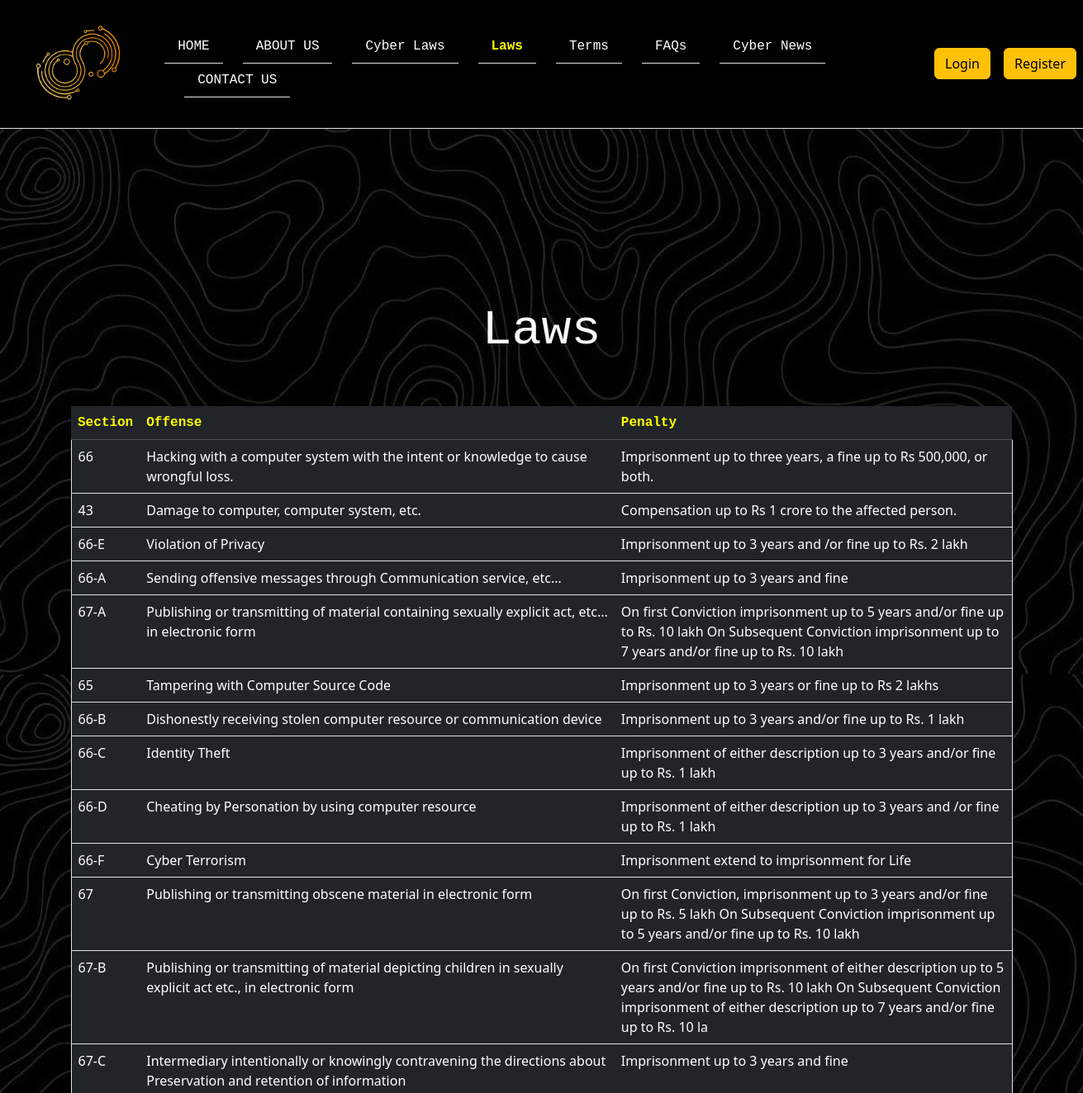
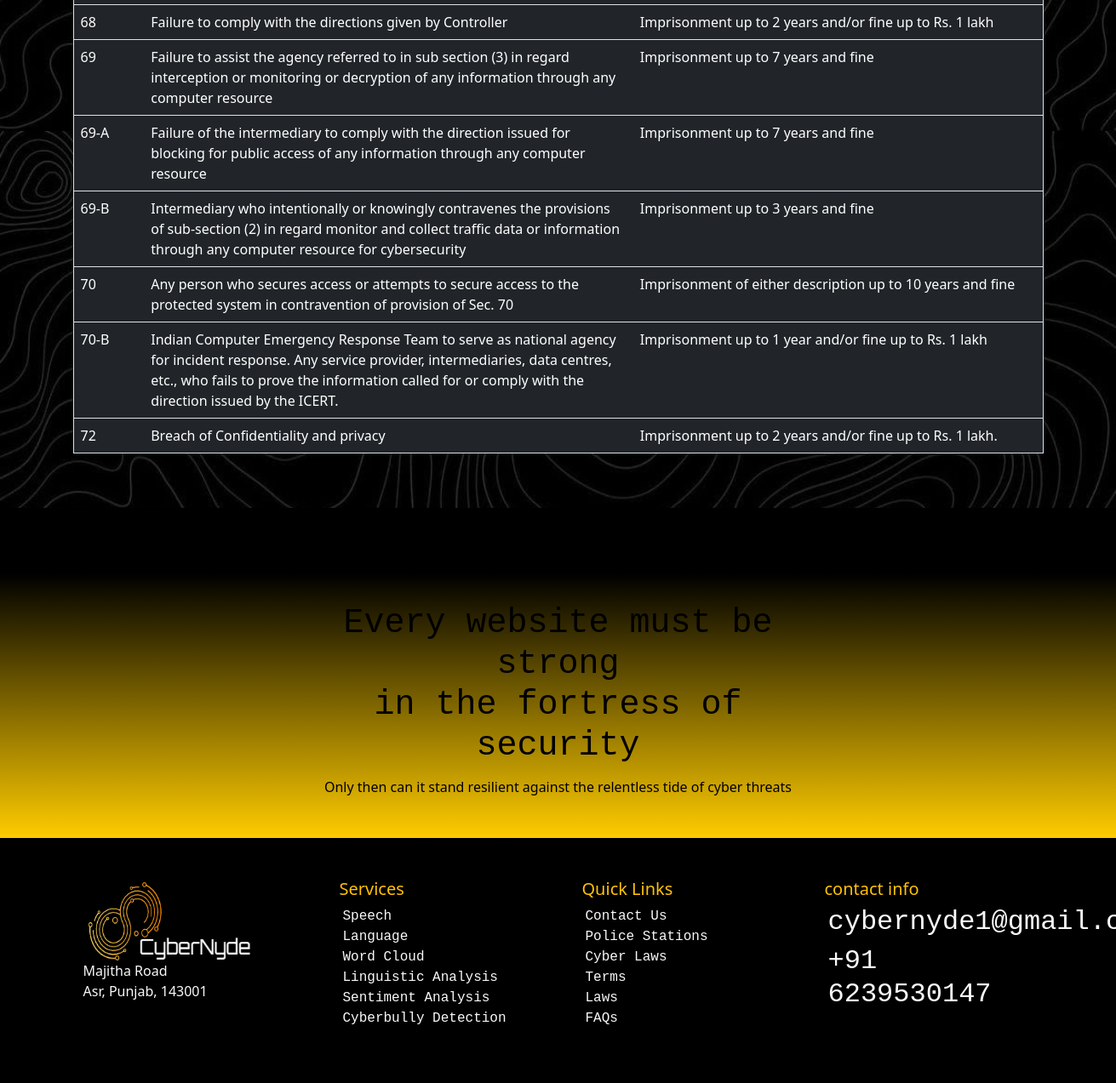
Screenshot of /alllaws with the database file from the repository (2 pictures, top to bottom).
### encryptapp/models.py (models this page shows, shortened)
class Laws(models.Model):
	sections=models.TextField(max_length=30)
	offence=models.TextField(max_length=300)
	penalty=models.TextField(max_length=200)

### encryptapp/views.py (the view)
# urls.py: path("alllaws", views.alllaws,name="alllaws"),
def alllaws(request):
	res=Laws.objects.all()
	return render(request,'alllaws.html',{'data':res})

### template/alllaws.html (shortened to what this page needs)
{% extends 'base.html' %}
{% block content %}
{% load static %}
<div class="container-fluid bg-dark text-light shadow pt-5 pb-5" style="background-image:url({%static 'images/b4.jpg' %}); background-size:contain;">
  <div data-aos="zoom-in-up" class="row pb-5" align="center">
  <i class="icofont-court icofont-10x text-warning"></i>
  <h1 style="font-family:monospace; font-size:60px">Laws</h1>
</div>
<div data-aos="fade-down" class="container">
	<div class="row">
		<table class=" table table-dark">
  <thead style="background:transparent;">
    <tr>
      <th scope="col" style="color:yellow; font-family: monospace;">Section</th>
      <th scope="col" style="color:yellow; font-family:monospace;">Offense</th>
      <th scope="col" style="color:yellow; font-family:monospace;">Penalty</th>
    </tr>
  </thead>
  {% for i in data %}
  <tbody style="background:transparent;">
    <tr class="p-4 border">
      <td>{{i.sections}}</td>
      <td>{{i.offence}}</td>
      <td>{{i.penalty}}</td>
    </tr>
  </tbody>
  {% endfor %}
</table>
	</div>
</div>
</div>
{% endblock %}

### template/base.html (shortened to what this page needs)
{% load static %}
<!DOCTYPE html>
<html>
<head>
  <link rel="stylesheet" type="text/css" href="{%static 'css/bootstrap.min.css' %}">
  <link rel="stylesheet" type="text/css" href="{%static 'icofont/icofont.min.css' %}">
  <link rel="stylesheet" type="text/css" href="{%static 'css/style.css' %}">
  <link rel="stylesheet" type="text/css" href="{%static 'css/aos.css' %}">
</head>
<body>
<nav class="navbar navbar-expand-lg navbar-light bg-black pt-4 pb-4 border-0 border-bottom a1 sticky-top">
      <div class="container-fluid">
    <a class="navbar-brand" href="{% url 'homepage' %}">
      <img class="ms-4" src={%static "images\icon.png" %} height="40%" width="70%" alt="" loading="lazy">
    </a>
    <div class="collapse navbar-collapse" id="navbarTogglerDemo03">
      <ul class="nav nav-justify-content-center me-auto ms-auto mb-2 mb-lg-0">
        <li class="nav-item">
          <a class="nav-link  border-0 border-bottom a1 {% if request.path == '/' %}active{% endif %}"  href="{% url 'homepage' %}">HOME</a>
        </li>
         <li class="nav-item ms-4">
            <a class="nav-link border-0 border-bottom a1 {% if request.path == '/aboutus' %}active{% endif %}" href="{% url 'aboutus' %}">ABOUT US</a>
          </li>
        <li class="nav-item ms-4">
          <a class="nav-link  border-0 border-bottom a1 {% if request.path == '/allcybersecuritylaws' %}active{% endif %}" aria-current="page" href="{% url 'allcybersecuritylaws' %}">Cyber Laws</a>
        </li>
        <li class="nav-item ms-4">
          <a class="nav-link  border-0 border-bottom a1 {% if request.path == '/alllaws' %}active{% endif %}" aria-current="page" href="{% url 'alllaws' %}">Laws</a>
        </li>
        <li class="nav-item ms-4">
          <a class="nav-link  border-0 border-bottom a1 {% if request.path == '/allterms' %}active{% endif %}" aria-current="page" href="{% url 'allterms' %}">Terms</a>
        </li>
        <li class="nav-item ms-4">
          <a class="nav-link  border-0 border-bottom a1 {% if request.path == '/allfaq' %}active{% endif %}" aria-current="page" href="{% url 'allfaq' %}">FAQs</a>
        </li>
        <li class="nav-item ms-4">
            <a class="nav-link border-0 border-bottom a1 {% if request.path == '/news' %}active{% endif %}" href="{% url 'news' %}">Cyber News</a>
          </li>
          <li class="nav-item ms-4">
            <a class="nav-link border-0 border-bottom a1 {% if request.path == '/contactus' %}active{% endif %}" href="{% url 'contactus' %}">CONTACT US</a>
          </li>
      </ul>
    </div>
  </div>
  <a href="{% url 'login' %}" class="btn btn-warning">Login</a>
  <a href="{% url 'registerform' %}" class="btn btn-warning ms-3 me-2">Register</a>
</ul></div></div></nav>
{% block content %}
{% endblock %}
  <div class="container-fluid text-black pb-3" style="background: linear-gradient(to bottom, #000000 20%, #ffcc00 100%)">
    <div class="container pt-5 pb-3">
      <div class="row pt-5 pb-1" >
        <div class="col-md-3"></div>
        <div class="col-md-6" align="center">
          <h1 class="pt-3" id="r2">Every website must be strong<br>
           in the fortress of security</h1>
          </div>
        </div>
        <div class="row" align="center">
          <p>Only then can it stand resilient against the relentless tide of cyber threats</p>
        </div>
      </div>
    </div>
  <div class="container-fluid bg-black text-light pb-5">
    <div class=container>
      <div class="row pt-5">
        <div class="col-md-3">
           <img  src={%static "images\logo.png" %} height="50%" width="80%">
          <p>
          Majitha Road<br>
           Asr, Punjab, 143001
          </p>
        </div>
        <div class="col-md-3 ">
          <h5 class="ps-3 text-warning ">Services</h5>
          <ul>
            <li >Speech</li>
            <li >Language </li>
            <li >Word Cloud</li>
            <li >Linguistic Analysis </li>
            <li >Sentiment Analysis </li>
            <li >Cyberbully Detection </li>
          </div>
          <div class="col-md-3" align="left">
            <h5 class="ps-3 text-warning ">Quick Links</h5>
            <ul>
              <li>Contact Us  </li>
              <li>Police Stations  </li>
              <li>Cyber Laws  </li>
              <li>Terms </li>
              <li>Laws </li>
              <li>FAQs  </li>
             </ul>
           </div>
        <div class="col-md-3" align="left"><h5 class="ps-3 text-warning ">contact info</h5>
          <ul>
            <li><h2>cybernyde1@gmail.com</h2></li>
            <li><h2>+91 6239530147</h2></li>
        </div>
      </div>
</div>
</body>
</html>

### static/css/style.css (style rules this page uses)
ul { list-style-type:none; font-family:monospace; font-size: 20 px; padding-left:20px; padding-right:20px; }
#r2 { font-family:monospace; font-size:40px; }

### template/base.html (style rules this page uses)
.a1 { color:white }
.active { color: yellow; font-weight: bold; }
.a1::placeholder { color:white }

### template/alllaws.html (style rules this page uses)
.table { background:!important }

### rows the page displays
Laws: sections "66", offence "Hacking with a computer system with the intent or knowledge to cause wrongful loss.", penalty "Imprisonment up to three years, a fine up to Rs 500,000, or both."
Laws: sections "43", offence "Damage to computer, computer system, etc.", penalty "Compensation up to Rs 1 crore to the affected person."
Laws: sections "66-E", offence "Violation of Privacy", penalty "Imprisonment up to 3 years and /or fine up to Rs. 2 lakh"
Laws: sections "66-A", offence "Sending offensive messages through Communication service, etc...", penalty "Imprisonment up to 3 years and fine"
Laws: sections "67-A", offence "Publishing or transmitting of material containing sexually explicit act, etc... in electronic form", penalty "On first Conviction imprisonment up to 5 years and/or fine up to Rs. 10 lakh On Subsequent Conviction imprisonment up to 7 years and/or fine up to Rs. 10 lakh"
Laws: sections "65", offence "Tampering with Computer Source Code", penalty "Imprisonment up to 3 years or fine up to Rs 2 lakhs"
Laws: sections "66-B", offence "Dishonestly receiving stolen computer resource or communication device", penalty "Imprisonment up to 3 years and/or fine up to Rs. 1 lakh"
Laws: sections "66-C", offence "Identity Theft", penalty "Imprisonment of either description up to 3 years and/or fine up to Rs. 1 lakh"
Laws: sections "66-D", offence "Cheating by Personation by using computer resource", penalty "Imprisonment of either description up to 3 years and /or fine up to Rs. 1 lakh"
Laws: sections "66-F", offence "Cyber Terrorism", penalty "Imprisonment extend to imprisonment for Life"
Laws: sections "67", offence "Publishing or transmitting obscene material in electronic form", penalty "On first Conviction, imprisonment up to 3 years and/or fine up to Rs. 5 lakh On Subsequent Conviction imprisonment up to 5 years and/or fine up to Rs. 10 lakh"
Laws: sections "67-B", offence "Publishing or transmitting of material depicting children in sexually explicit act etc., in electronic form", penalty "On first Conviction imprisonment of either description up to 5 years and/or fine up to Rs. 10 lakh On Subsequent Conviction imprisonment of either description up to 7 years and/or fine up to Rs. 10 la"
Laws: sections "67-C", offence "Intermediary intentionally or knowingly contravening the directions about Preservation and retention of information", penalty "Imprisonment up to 3 years and fine"
Laws: sections "68", offence "Failure to comply with the directions given by Controller", penalty "Imprisonment up to 2 years and/or fine up to Rs. 1 lakh"
Laws: sections "69", offence "Failure to assist the agency referred to in sub section (3) in regard interception or monitoring or decryption of any information through any computer resource", penalty "Imprisonment up to 7 years and fine"
Laws: sections "69-A", offence "Failure of the intermediary to comply with the direction issued for blocking for public access of any information through any computer resource", penalty "Imprisonment up to 7 years and fine"
Laws: sections "69-B", offence "Intermediary who intentionally or knowingly contravenes the provisions of sub-section (2) in regard monitor and collect traffic data or information through any computer resource for cybersecurity", penalty "Imprisonment up to 3 years and fine"
Laws: sections "70", offence "Any person who secures access or attempts to secure access to the protected system in contravention of provision of Sec. 70", penalty "Imprisonment of either description up to 10 years and fine"
Laws: sections "70-B", offence "Indian Computer Emergency Response Team to serve as national agency for incident response. Any service provider, intermediaries, data centres, etc., who fails to prove the information called for or comply with the direction issued by the ICERT.", penalty "Imprisonment up to 1 year and/or fine up to Rs. 1 lakh"
Laws: sections "72", offence "Breach of Confidentiality and privacy", penalty "Imprisonment up to 2 years and/or fine up to Rs. 1 lakh."
